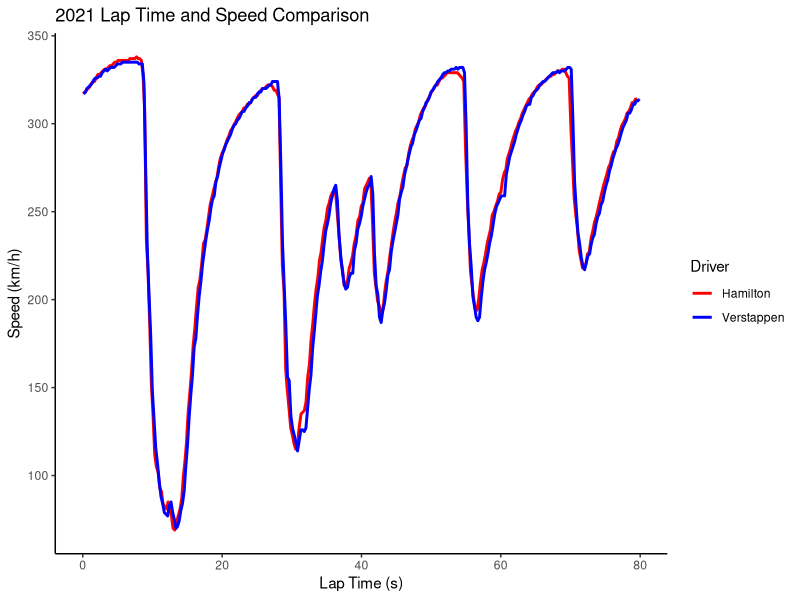
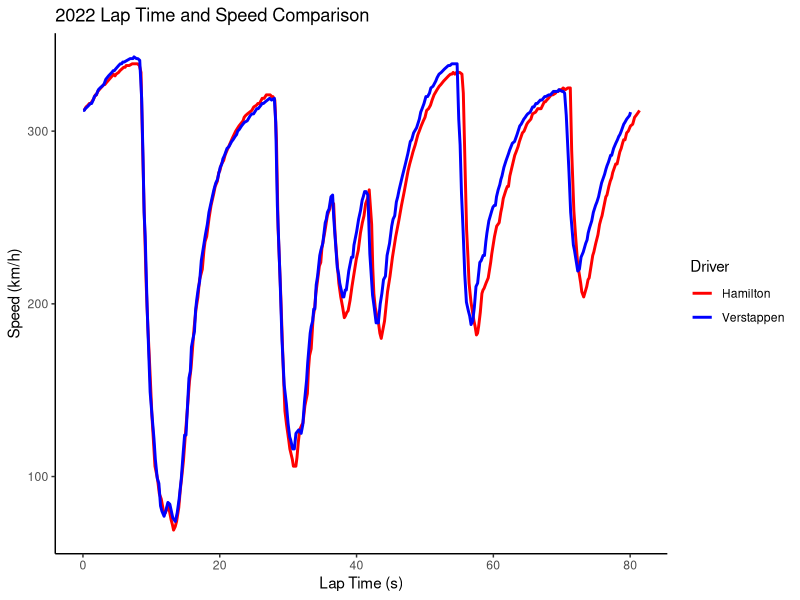

Source code (R) for these figures, in order:
## ---- chunk 1
library(tidyverse)
library(data.table)
## ---- chunk 2
convertTime <- function(timeData){
  newData <- as.numeric(timeData)
  newData <- newData / 1000
  return(newData)
}
HAM2021SpeedData <- scan("Data/ham_car_data_2021_clean.txt", character(), quote = "")
HAM2021TimeData <- scan("Data/ham_time_data_2021_clean.txt", character(), quote = "")
HAM2021LapData <- data.table(HAM2021TimeData, HAM2021SpeedData)
HAM2021LapData$HAM2021TimeData <- convertTime(HAM2021LapData$HAM2021TimeData)
HAM2021LapData$HAM2021SpeedData <- as.numeric(HAM2021LapData$HAM2021SpeedData)
VER2021SpeedData <- scan("Data/ver_car_data_2021_clean.txt", character(), quote = "")
VER2021TimeData <- scan("Data/ver_time_data_2021_clean.txt", character(), quote = "")
VER2021LapData <- data.table(VER2021TimeData, VER2021SpeedData)
VER2021LapData$VER2021TimeData <- convertTime(VER2021LapData$VER2021TimeData)
VER2021LapData$VER2021SpeedData <- as.numeric(VER2021LapData$VER2021SpeedData)
head(HAM2021LapData)
ggplot() +
  geom_line(data = HAM2021LapData, aes(x = HAM2021TimeData, y = HAM2021SpeedData, color = "Hamilton"), size = 1) +
  geom_line(data = VER2021LapData, aes(x = VER2021TimeData, y = VER2021SpeedData, color = "Verstappen"), size = 1) +
  labs(title = "2021 Lap Time and Speed Comparison",
       x = "Lap Time (s)", y = "Speed (km/h)",
       color = "Driver") +
  scale_color_manual(values = c("red", "blue"),
                     labels = c("Hamilton", "Verstappen"),
                     name = "Driver") +
  theme_classic()
## ---- chunk 3
HAM2022SpeedData <- scan("Data/ham_car_data_2022_clean.txt", character(), quote = "")
HAM2022TimeData <- scan("Data/ham_time_data_2022_clean.txt", character(), quote = "")
HAM2022LapData <- data.table(HAM2022TimeData, HAM2022SpeedData)
HAM2022LapData$HAM2022TimeData <- convertTime(HAM2022LapData$HAM2022TimeData)
HAM2022LapData$HAM2022SpeedData <- as.numeric(HAM2022LapData$HAM2022SpeedData)
VER2022SpeedData <- scan("Data/ver_car_data_2022_clean.txt", character(), quote = "")
VER2022TimeData <- scan("Data/ver_time_data_2022_clean.txt", character(), quote = "")
VER2022LapData <- data.table(VER2022TimeData, VER2022SpeedData)
VER2022LapData$VER2022TimeData <- convertTime(VER2022LapData$VER2022TimeData)
VER2022LapData$VER2022SpeedData <- as.numeric(VER2022LapData$VER2022SpeedData)
ggplot() +
  geom_line(data = HAM2022LapData, aes(x = HAM2022TimeData, y = HAM2022SpeedData, color = "Hamilton"), size = 1) +
  geom_line(data = VER2022LapData, aes(x = VER2022TimeData, y = VER2022SpeedData, color = "Verstappen"), size = 1) +
  labs(title = "2022 Lap Time and Speed Comparison",
       x = "Lap Time (s)", y = "Speed (km/h)",
       color = "Driver") +
  scale_color_manual(values = c("red", "blue"),
                     labels = c("Hamilton", "Verstappen"),
                     name = "Driver") +
  theme_classic()
